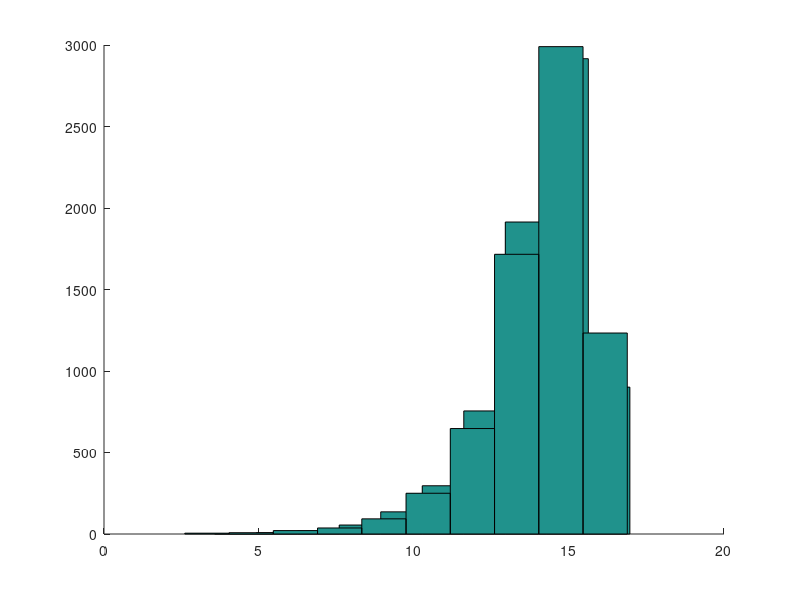
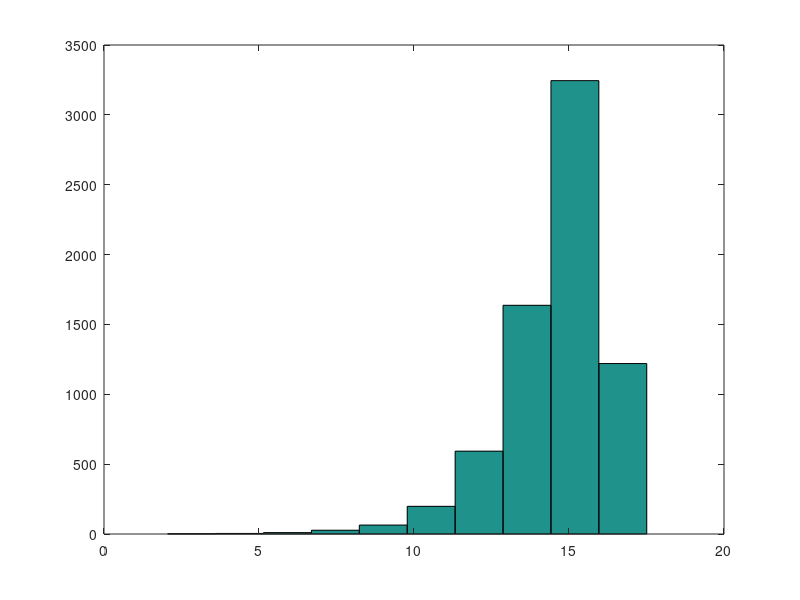

Source code (MATLAB) for these figures, in order:
%bebinim ke ba feln sigma adada tu che rangian
%hist(normrand_A)
normrand_A = normrnd(0, 2^15 , [7000 1])
normrand_B = normrnd(0, 2^15 , [7000 1])
figure
hold on
hist(log2(abs(normrand_A)))
hist(log2(abs(normrand_B)))

figure
hist(log2( abs(normrand_A + normrand_B) ))

log2(max(normrand_A))
log2(max(normrand_B))
log2(max(normrand_A + normrand_B))